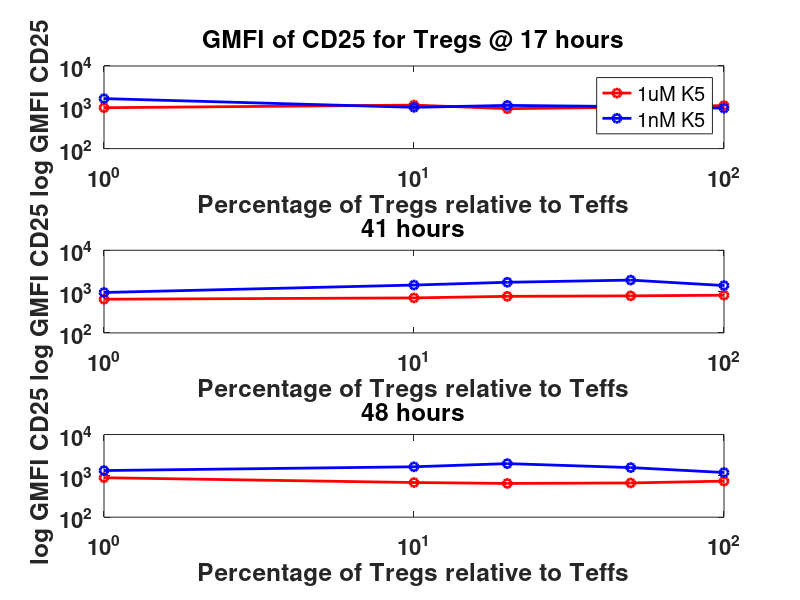
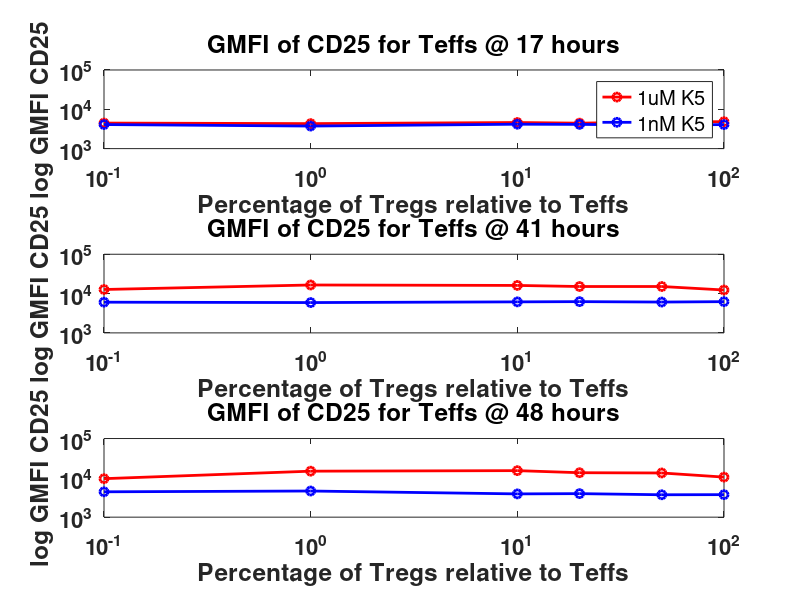
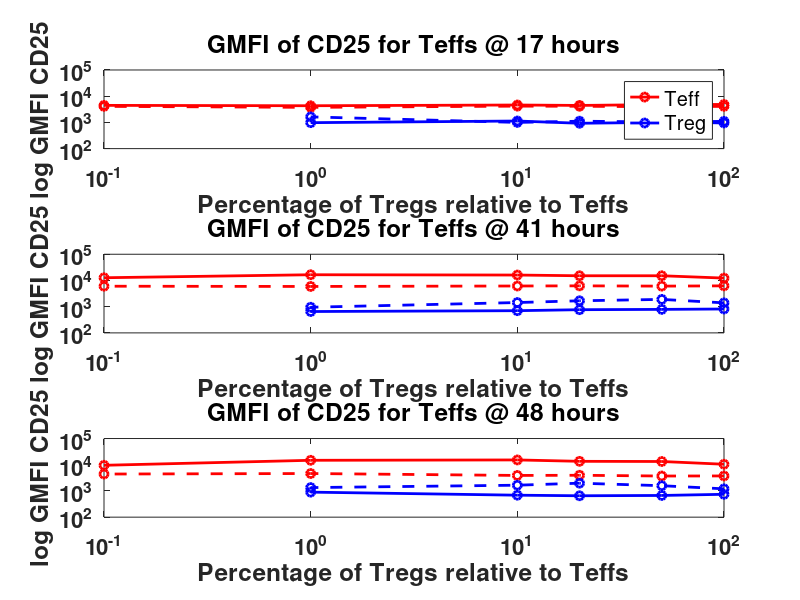

MATLAB code for these plots, in order:
%T3 CD25 GMFI Tregs
%hi=1uM K5
%lo=1nM K5

t3hiregcd25=[745
673
655
689
901];

t3loregcd25=[1205
1585
1978
1657
1344];

%T2 CD25 GMFI Tregs

t2hiregcd25=[816
788
767
703
653];

t2loregcd25=[1399
1896
1678
1438
951];

%T1 CD25 GMFI Tregs

t1hiregcd25=[1101
1005
927
1130
977];

t1loregcd25=[953
1040
1112
998
1624];

%%

Ratio=[100 50 20 10 1];

%%
%Tregs

figure()
subplot(3,1,1)
hold on
plot(Ratio, t1hiregcd25, '-ro', 'linewidth', 2)
plot(Ratio, t1loregcd25, '-bo', 'linewidth', 2)
set(gcf, 'color', 'w')
set(gca, 'Fontsize', 16, 'Fontweight', 'bold', 'yscale', 'log', 'xscale', 'log')
ylabel('log GMFI CD25')
xlabel('Percentage of Tregs relative to Teffs')
title('GMFI of CD25 for Tregs @ 17 hours')
legend('1uM K5', '1nM K5')
box on
subplot(3,1,2)
hold on
plot(Ratio, t2hiregcd25, '-ro', 'linewidth', 2)
plot(Ratio, t2loregcd25, '-bo', 'linewidth', 2)
set(gcf, 'color', 'w')
set(gca, 'Fontsize', 16, 'Fontweight', 'bold', 'yscale', 'log', 'xscale', 'log')
ylabel('log GMFI CD25')
xlabel('Percentage of Tregs relative to Teffs')
title('41 hours')
box on
subplot(3,1,3)
hold on
plot(Ratio, t3hiregcd25, '-ro', 'linewidth', 2)
plot(Ratio, t3loregcd25, '-bo', 'linewidth', 2)
set(gcf, 'color', 'w')
set(gca, 'Fontsize', 16, 'Fontweight', 'bold', 'yscale', 'log', 'xscale', 'log')
ylabel('log GMFI CD25')
xlabel('Percentage of Tregs relative to Teffs')
title('48 hours')
box on

%%
%(0.1 is actually NO TREGS)
Ratio2=[100 50 20 10 1 0.1];
%%
%Teffs
%hi=1uM K5
%lo=1nM K5
%T3=48 hrs, T2=41 hrs, T1=17hrs

t3hieffcd25=[10444
13300
13501
15250
14777
9527];

t3loeffcd25=[3738
3712
3966
3906
4623
4415];

t2hieffcd25=[12325
15123
15117
16106
16533
12699];

t2loeffcd25=[6228
6085
6236
6152
5905
6039];

t1hieffcd25=[4841
4789
4443
4611
4323
4466];

t1loeffcd25=[4085
3963
4131
4173
3746
4090];
%%

figure()
subplot(3,1,1)
hold on
plot(Ratio2, t1hieffcd25, '-ro', 'linewidth', 2)
plot(Ratio2, t1loeffcd25, '-bo', 'linewidth', 2)
set(gcf, 'color', 'w')
set(gca, 'Fontsize', 16, 'Fontweight', 'bold', 'yscale', 'log', 'xscale', 'log', 'YLim', [1e3 1e5])
ylabel('log GMFI CD25')
xlabel('Percentage of Tregs relative to Teffs')
title('GMFI of CD25 for Teffs @ 17 hours')
legend('1uM K5', '1nM K5')
box on
subplot(3,1,2)
hold on
plot(Ratio2, t2hieffcd25, '-ro', 'linewidth', 2)
plot(Ratio2, t2loeffcd25, '-bo', 'linewidth', 2)
set(gcf, 'color', 'w')
set(gca, 'Fontsize', 16, 'Fontweight', 'bold', 'yscale', 'log', 'xscale', 'log')
ylabel('log GMFI CD25')
xlabel('Percentage of Tregs relative to Teffs')
title('GMFI of CD25 for Teffs @ 41 hours')
box on
subplot(3,1,3)
hold on
plot(Ratio2, t3hieffcd25, '-ro', 'linewidth', 2)
plot(Ratio2, t3loeffcd25, '-bo', 'linewidth', 2)
set(gcf, 'color', 'w')
set(gca, 'Fontsize', 16, 'Fontweight', 'bold', 'yscale', 'log', 'xscale', 'log')
ylabel('log GMFI CD25')
xlabel('Percentage of Tregs relative to Teffs')
title('GMFI of CD25 for Teffs @ 48 hours')
box on
%%

figure()
subplot(3,1,1)
hold on
plot(Ratio2,t1hieffcd25, '-ro', 'linewidth', 2)
plot(Ratio, t1hiregcd25, '-bo', 'linewidth', 2)
plot(Ratio2, t1loeffcd25, '--ro', 'linewidth', 2)
plot(Ratio, t1loregcd25, '--bo', 'linewidth', 2)
set(gcf, 'color', 'w')
set(gca, 'Fontsize', 16, 'Fontweight', 'bold', 'yscale', 'log', 'xscale', 'log', 'YLim', [1e2 1e5])
ylabel('log GMFI CD25')
xlabel('Percentage of Tregs relative to Teffs')
title('GMFI of CD25 for Teffs @ 17 hours')
legend('Teff', 'Treg')
box on
subplot(3,1,2)
hold on
plot(Ratio2,t2hieffcd25, '-ro', 'linewidth', 2)
plot(Ratio, t2hiregcd25, '-bo', 'linewidth', 2)
plot(Ratio2, t2loeffcd25, '--ro', 'linewidth', 2)
plot(Ratio, t2loregcd25, '--bo', 'linewidth', 2)
set(gcf, 'color', 'w')
set(gca, 'Fontsize', 16, 'Fontweight', 'bold', 'yscale', 'log', 'xscale', 'log')
ylabel('log GMFI CD25')
xlabel('Percentage of Tregs relative to Teffs')
title('GMFI of CD25 for Teffs @ 41 hours')
box on
subplot(3,1,3)
hold on
plot(Ratio2,t3hieffcd25, '-ro', 'linewidth', 2)
plot(Ratio, t3hiregcd25, '-bo', 'linewidth', 2)
plot(Ratio2, t3loeffcd25, '--ro', 'linewidth', 2)
plot(Ratio, t3loregcd25, '--bo', 'linewidth', 2)
set(gcf, 'color', 'w')
set(gca, 'Fontsize', 16, 'Fontweight', 'bold', 'yscale', 'log', 'xscale', 'log')
ylabel('log GMFI CD25')
xlabel('Percentage of Tregs relative to Teffs')
title('GMFI of CD25 for Teffs @ 48 hours')
box on

%%
